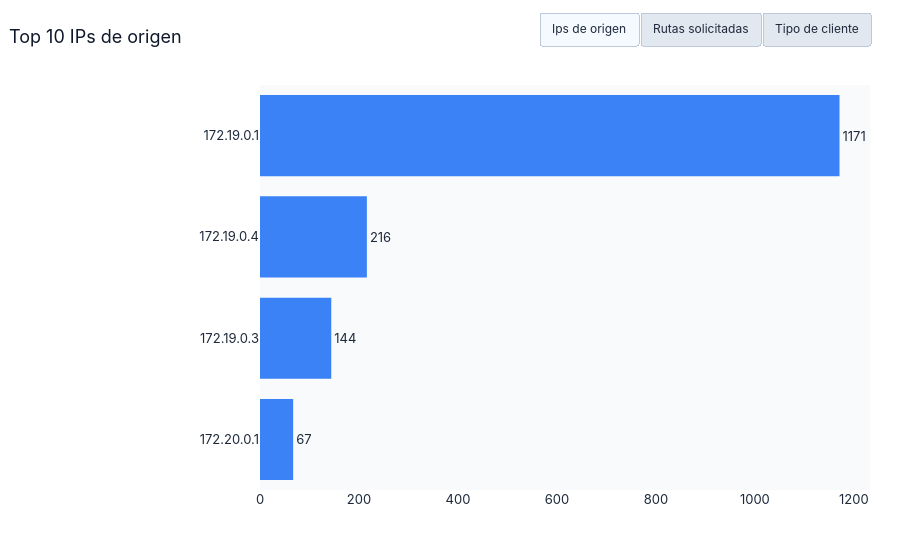

Notebook cell for this chart:
### Code cell
if not nginx.empty:
    top_ips = nginx["ip"].value_counts().head(10).sort_values()
    top_rutas = nginx["ruta"].value_counts().head(10).sort_values()
    top_ua = nginx["cliente"].value_counts().sort_values()
    fig = go.Figure()
    for i, (serie, color) in enumerate([(top_ips, "#3b82f6"), (top_rutas, "#a855f7"), (top_ua, "#f97316")]):
        fig.add_trace(go.Bar(x=serie.values, y=serie.index, orientation="h", visible=(i == 0), text=serie.values,
                             textposition="outside", marker=dict(color=color, line=dict(width=0)),
                             hovertemplate="%{y}: %{x} peticiones<extra></extra>"))
    titulos = ["Top 10 IPs de origen", "Top 10 rutas solicitadas", "Tipo de cliente (User-Agent)"]
    fig.update_layout(
        title=titulos[0], height=440, showlegend=False, margin=dict(l=260),
        updatemenus=[dict(type="buttons", direction="right", x=1, xanchor="right", y=1.18, showactive=True,
                          bgcolor="#e2e8f0", font=dict(size=12),
                          buttons=[dict(label=t.split(" (")[0].replace("Top 10 ", "").capitalize(), method="update",
                                        args=[{"visible": [j == i for j in range(3)]}, {"title": t}])
                                   for i, t in enumerate(titulos)])])
    fig.show()

### Figure 1 — Plotly figure (JSON) as saved in the notebook; plotly's stock layout.template omitted (floating-point values rounded to 4 significant figures)
{"data": [{"hovertemplate": "%{y}: %{x} peticiones<extra></extra>", "marker": {"color": "#3b82f6", "line": {"width": 0}}, "orientation": "h", "text": [67, 144, 216, 1171], "textposition": "outside", "type": "bar", "visible": true, "x": [67, 144, 216, 1171], "y": ["172.20.0.1", "172.19.0.3", "172.19.0.4", "172.19.0.1"]}, {"hovertemplate": "%{y}: %{x} peticiones<extra></extra>", "marker": {"color": "#a855f7", "line": {"width": 0}}, "orientation": "h", "text": [47, 47, 49, 58, 60, 64, 65, 65, 120, 131], "textposition": "outside", "type": "bar", "visible": false, "x": [47, 47, 49, 58, 60, 64, 65, 65, 120, 131], "y": ["/jupyter/lab/api/workspaces", "/jupyter/api/terminals", "/", "/jupyter/api/kernels", "/jupyter/lab/api/workspaces/default", "/jupyter/api/contents", "/jupyter/api/sessions", "/jupyter/static/favicons/favicon-busy-1.ico", "/index.php", "/grafana/api/ds/query"]}, {"hovertemplate": "%{y}: %{x} peticiones<extra></extra>", "marker": {"color": "#f97316", "line": {"width": 0}}, "orientation": "h", "text": [462, 1136], "textposition": "outside", "type": "bar", "visible": false, "x": [462, 1136], "y": ["Script / CLI", "Chrome"]}], "layout": {"autosize": true, "margin": {"l": 260}, "showlegend": false, "title": {"text": "Top 10 IPs de origen"}, "updatemenus": [{"bgcolor": "#e2e8f0", "buttons": [{"args": [{"visible": [true, false, false]}, {"title": "Top 10 IPs de origen"}], "label": "Ips de origen", "method": "update"}, {"args": [{"visible": [false, true, false]}, {"title": "Top 10 rutas solicitadas"}], "label": "Rutas solicitadas", "method": "update"}, {"args": [{"visible": [false, false, true]}, {"title": "Tipo de cliente (User-Agent)"}], "label": "Tipo de cliente", "method": "update"}], "direction": "right", "font": {"size": 12}, "showactive": true, "type": "buttons", "x": 1, "xanchor": "right", "y": 1.18}], "xaxis": {"autorange": true, "range": [0, 1233.0], "type": "linear"}, "yaxis": {"autorange": true, "range": [-0.5, 3.5], "type": "category"}}}
